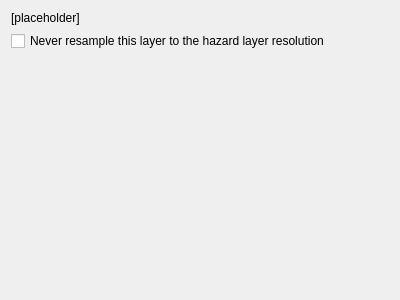
<?xml version="1.0" encoding="UTF-8"?>
<ui version="4.0">
 <class>pgKwResample</class>
 <widget class="QWidget" name="pgKwResample">
  <property name="geometry">
   <rect>
    <x>0</x>
    <y>0</y>
    <width>400</width>
    <height>300</height>
   </rect>
  </property>
  <property name="sizePolicy">
   <sizepolicy hsizetype="MinimumExpanding" vsizetype="MinimumExpanding">
    <horstretch>0</horstretch>
    <verstretch>0</verstretch>
   </sizepolicy>
  </property>
  <layout class="QVBoxLayout" name="verticalLayout_29">
   <item>
    <widget class="QLabel" name="lblSelectAllowResample">
     <property name="styleSheet">
      <string notr="true">font: 11pt &quot;Ubuntu&quot;;</string>
     </property>
     <property name="text">
      <string>[placeholder]</string>
     </property>
     <property name="alignment">
      <set>Qt::AlignLeading|Qt::AlignLeft|Qt::AlignTop</set>
     </property>
     <property name="wordWrap">
      <bool>true</bool>
     </property>
    </widget>
   </item>
   <item>
    <widget class="QCheckBox" name="chkAllowResample">
     <property name="text">
      <string>Never resample this layer to the hazard layer resolution</string>
     </property>
    </widget>
   </item>
   <item>
    <spacer name="verticalSpacer_5">
     <property name="orientation">
      <enum>Qt::Vertical</enum>
     </property>
     <property name="sizeHint" stdset="0">
      <size>
       <width>20</width>
       <height>40</height>
      </size>
     </property>
    </spacer>
   </item>
  </layout>
 </widget>
 <resources/>
 <connections/>
</ui>
